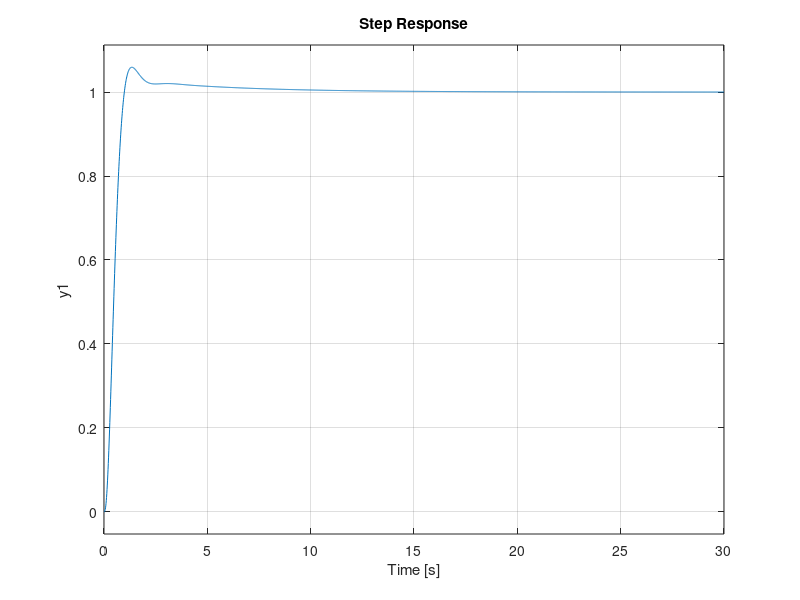

Reproduce this figure in MATLAB.
%Reference [1]: 'Brian L. Stevens, Aircraft Control and Simulation'
%Script edited by Di Wang
%Created time: 24/Jan/2025
%Latest updated: 25/Jan/2025

%Roll Angle Hold Autopilot
%F16 Lateral-Directional dynamic state space 
A = [-3.2201e-1 6.404e-2 3.6382e-2 -9.9167e-1;
     0 0 1 3.6928e-2;
     -30.649 0 -3.6784 6.6461e-1;
     8.5395 0 -2.5435e-2 -4.7637]; %Four states (Beta, Phi, p, r)
B = [2.9506e-4; 0; -7.3331e-1; -3.1865e-2]; % one input delta_a (aileron angle)
C = [0 57.296 0 0;
     0 0 57.296 0]; %Two outputs (Phi, p)
D = zeros(2,1);
states = {'Beta' 'Phi' 'p' 'r'}; %clarify the names of states
inputs = {'delta_a'}; %clarify the names of inputs
outputs = {'Phi' 'p'}; %clarify the names of outputs
sysLatDire = ss(A,B,C,D,'statename',states,'inputname',inputs,'outputname',outputs); %Obtain state space of the system

actuator = tf([0 -20.2],[1 20.2]); %aileron actuator
Kp = 0.05; %roll rate gain
gyro_p = tf([0 1],[0.05 1]); %TF of roll rate gyro
gyro_phi = tf([0 1],[0.05 1]); %TF of roll angle gyro
P_I = pid(5,1,0); %PI controller for roll angle

inner_p = feedback(Kp*actuator*sysLatDire, gyro_p, 1, 2); %roll rate p inner loop
outer_phi = feedback(P_I*inner_p, gyro_phi, 1, 1); %Pitch angle outer loop

figure(1)
step(outer_phi(1,:))
